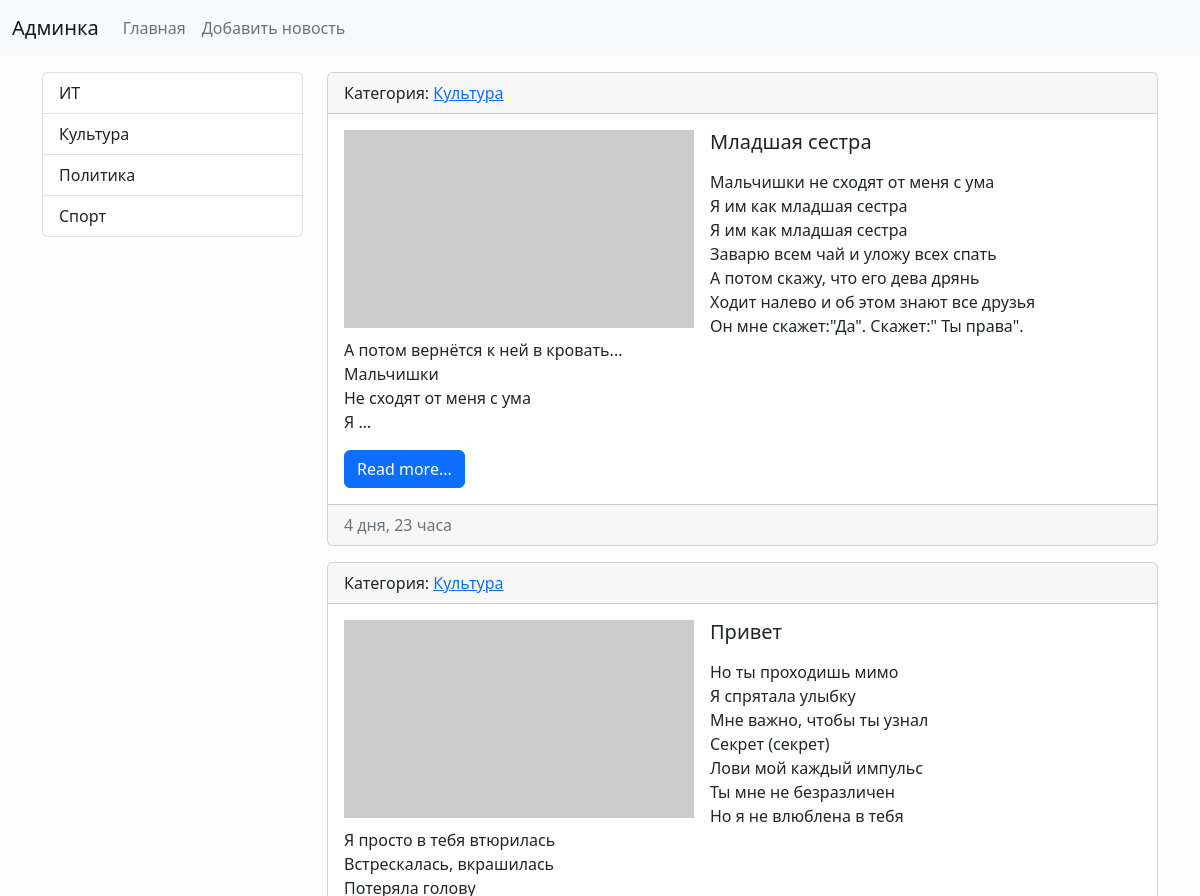
Before: / (upper part) with the older database file.
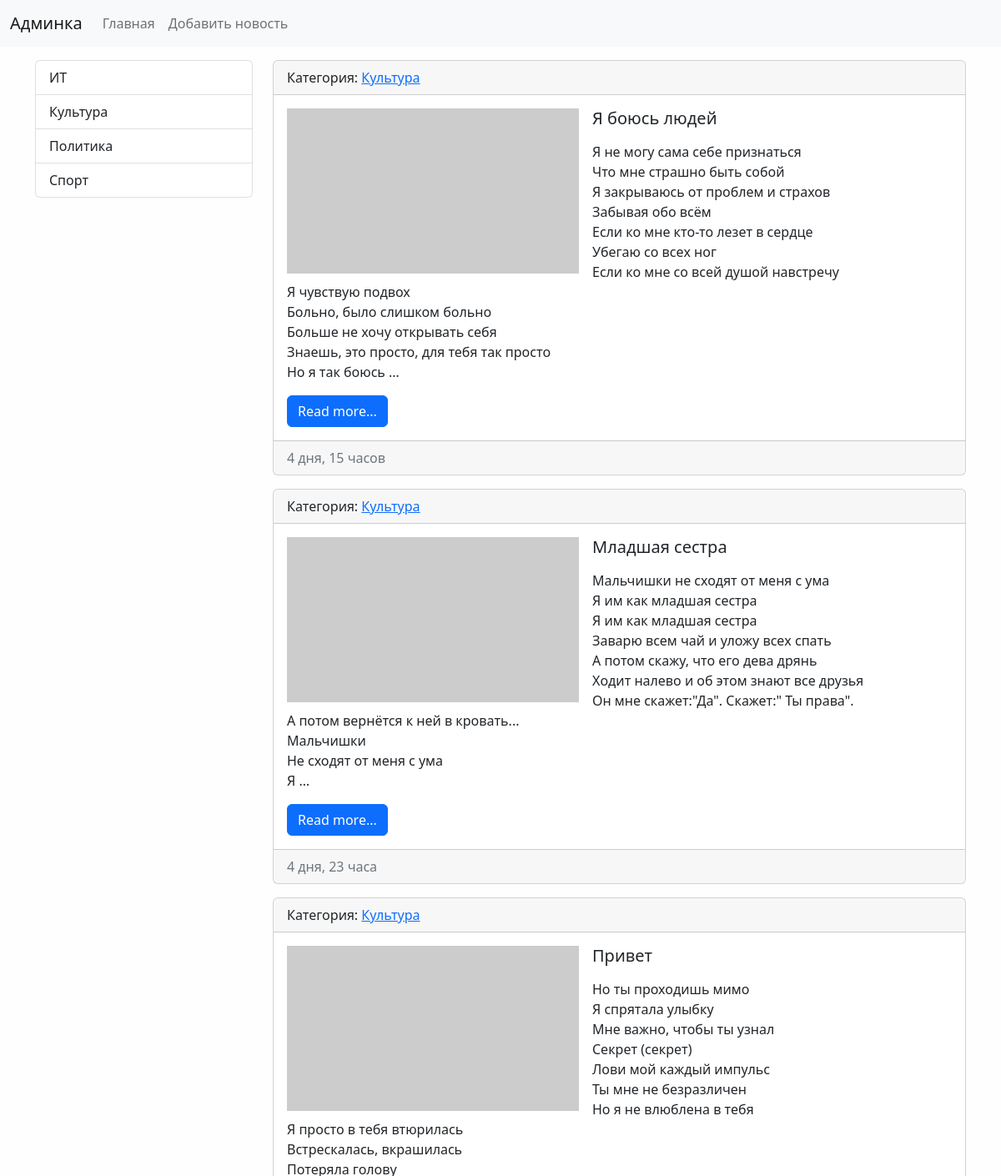
After: the same page with the newer database file.
### news/models.py (models this page shows, shortened)
class Category(models.Model):
    title = models.CharField(max_length=150, db_index=True,
                             verbose_name='Наименование категории')
    def get_absolute_url(self):
        return reverse('category', kwargs={"category_id": self.pk})
    def __str__(self):
        return self.title
    class Meta:
        verbose_name = 'Категория'
        verbose_name_plural = 'Категории'
        ordering = ['title']

class News(models.Model):
    title = models.CharField(max_length=150, verbose_name='Наименование')
    content = models.TextField(blank=True, verbose_name='Контент')
    created_at = models.DateTimeField(auto_now_add=True,
                                      verbose_name='Дата публикации')
    updated_at = models.DateTimeField(auto_now=True, verbose_name='Обновлено')
    photo = models.ImageField(upload_to='photos/%Y/%m/%d/',
                              verbose_name='Фото', blank=True)
    is_published = models.BooleanField(default=True, verbose_name='Опубликовано')
    category = models.ForeignKey('Category', on_delete=models.PROTECT,
                                 verbose_name='Категории')
    def get_absolute_url(self):
        return reverse('view_news', kwargs={"pk": self.pk})
    class Meta:
        verbose_name = 'Новость'
        verbose_name_plural = 'Новости'
        ordering = ['-created_at']

### news/views.py (the view)
# urls.py: path('', HomeNews.as_view(), name='home'),
class HomeNews(ListView):
    model = News
    queryset = News.objects.filter(is_published=True)
    template_name = 'news/index.html'
    context_object_name = 'news'
    def get_context_data(self, *, object_list=None, **kwargs):
        context = super().get_context_data(**kwargs)
        context['title'] = 'Главная страница'
        return context

### news/templatetags/news_tags.py (called while the page is built)
@register.inclusion_tag('news/list_categories.html')
def show_categories():
    categories = Category.objects.all()
    return {'categories': categories}

### news/templates/news/index.html (shortened to what this page needs)
{% extends 'base.html' %}
{% block content %}
    {% for item in news %}
        <div class="card mb-3">
            <div class="card-header">
                Категория: <a href="{{ item.category.get_absolute_url }}">
                {{ item.category }}</a>
            </div>
            <div class="card-body">
                <div class="media">
                    {% if item.photo %}
                        <img src="{{ item.photo.url }}" alt=""
                             width="350" class="me-3 float-start">
                    {% else %}
                        <img src="https://picsum.photos/id/1060/600/300/?blur=2"
                             alt=""
                             width="350" class="me-3 float-start">
                    {% endif %}
                    <div class="media-body">
                        <h5 class="card-title">{{ item.title }}</h5>
                        <p class="card-text">
                            {{ item.content|linebreaks|truncatewords:50 }}</p>
                        <a href="{{ item.get_absolute_url }}" class="btn
                        btn-primary">Read more...</a>
                    </div>
                </div>
            </div>
            <div class="card-footer text-muted">
                {{ item.created_at|timesince }}
            </div>
        </div>
    {% endfor %}
{% endblock %}

### templates/base.html (shortened to what this page needs)
{% load static %}
<!doctype html>
<html lang="en">
<head>
    <link href="{% static 'bootstrap/css/bootstrap.min.css' %}"
          rel="stylesheet">
    <link rel="stylesheet" href="{% static 'css/style.css' %}">
</head>
<body>
{% include 'inc/_nav.html' %}
<div class="container mt-3">
    <div class="row">
        <div class="col-md-3">
            {% block sidebar %}
                {% include 'inc/_sidebar.html' %}
            {% endblock %}
        </div>
        <div class="col-md-9">
            {% block content %}{% endblock %}
        </div>
    </div>
</div>
</body>
</html>

### templates/inc/_nav.html (shortened to what this page needs)
<nav class="navbar navbar-expand-lg bg-light">
    <div class="container-fluid">
        <a class="navbar-brand" href={% url 'admin:index' %}>Админка</a>
        <div class="collapse navbar-collapse" id="navbarSupportedContent">
            <ul class="navbar-nav me-auto mb-2 mb-lg-0">
                <li class="nav-item"><a class="nav-link" href="{% url 'home' %}">Главная</a></li>
                <li class="nav-item"><a class="nav-link"
                                        href="{% url 'add_news' %}">Добавить
                    новость</a></li>
            </ul>
        </div>
    </div>
</nav>

### templates/inc/_sidebar.html (shortened to what this page needs)
{% load news_tags %}
{% show_categories %}

### news/templates/news/list_categories.html
<div class="list-group">
    {% for item in categories %}
        <a href="{{ item.get_absolute_url }}"
           class="list-group-item
                list-group-item-action">
            {{ item.title }}</a>
    {% endfor %}
</div>

### mysite/static/css/style.css (style rules this page uses)
body { background-color: #fefefe; }

Changed rows visible on the page:
added News: category "Культура", title "Я боюсь людей", content "Я не могу сама себе признаться Что мне страшно быть собой Я закрываюсь от проблем и страхов Забывая обо всём Если ко мне кто-то лезет в сердце Убегаю со всех ног Если ко мне со всей душой навстречу Я чувствую подвох Больно, было слишком больно Больше не хочу открывать себя Знаешь, это просто, для тебя так просто Но я так боюсь …", created_at "4 дня, 15 часов"
